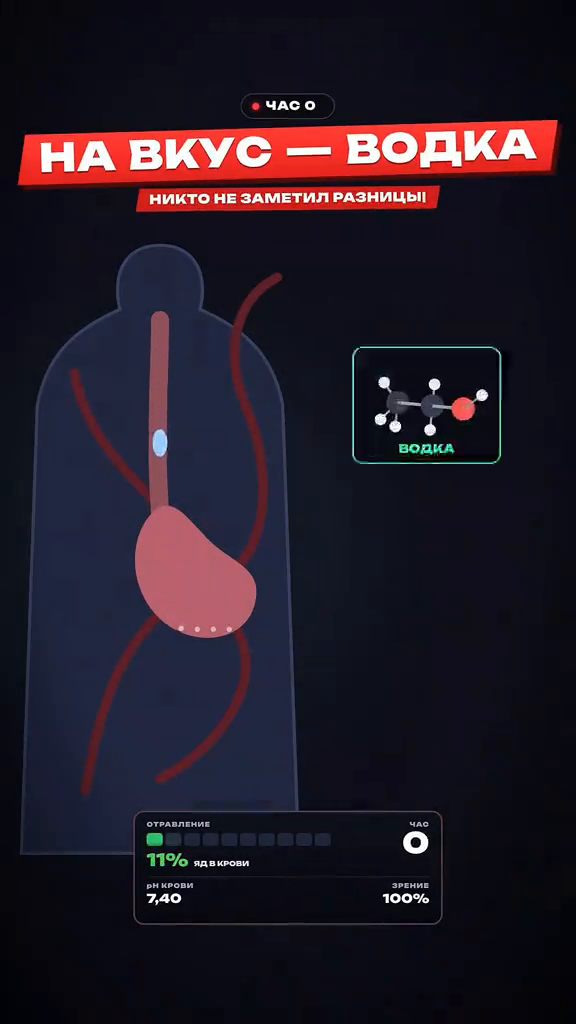
#> input picture refs/ref_metanol_14s.png, 576 x 1024 px; its folder holds only this picture in this run
$ python -i engine.py   (imports and definitions only)
#> lines starting #> are read from the running program, lines starting #| are printed output that depends on the picture
### tools/sim/anatomy.py
"""Anatomical front-view figure. Body units: height = 1, x from midline
(+x = viewer's right = patient's LEFT), y from top of head down."""
import math
import numpy as np
from PIL import Image, ImageDraw


def catmull(pts, closed=True, n=10):
#> called with closed = True, n = 8
    P = list(pts)
    m = len(P)
    out = []
    rng = range(m) if closed else range(m - 1)
    for i in rng:
        p0 = P[(i - 1) % m] if closed else P[max(i - 1, 0)]
        p1 = P[i]
        p2 = P[(i + 1) % m] if closed else P[min(i + 1, m - 1)]
        p3 = P[(i + 2) % m] if closed else P[min(i + 2, m - 1)]
        for k in range(n):
            t = k / n
            t2, t3 = t * t, t * t * t
            x = 0.5 * ((2 * p1[0]) + (-p0[0] + p2[0]) * t + (2 * p0[0] - 5 * p1[0] + 4 * p2[0] - p3[0]) * t2 + (-p0[0] + 3 * p1[0] - 3 * p2[0] + p3[0]) * t3)
            y = 0.5 * ((2 * p1[1]) + (-p0[1] + p2[1]) * t + (2 * p0[1] - 5 * p1[1] + 4 * p2[1] - p3[1]) * t2 + (-p0[1] + 3 * p1[1] - 3 * p2[1] + p3[1]) * t3)
            out.append((x, y))
    if not closed:
        out.append(P[-1])
    return out


def box(a, b):
    return (min(a[0], b[0]), min(a[1], b[1]), max(a[0], b[0]), max(a[1], b[1]))


def mirror(pts):
    return [(-x, y) for x, y in pts]


def limb_poly(center, widths, n=8):
#> called with n = 8
    c = catmull(center, closed=False, n=n)
    wc = []
    seg = len(center) - 1
    for i in range(len(c)):
        f = i / (len(c) - 1) * seg
        k = min(int(f), seg - 1)
        r = f - k
        wc.append(widths[k] * (1 - r) + widths[k + 1] * r)
    left, right = [], []
    for i, (x, y) in enumerate(c):
        a = c[max(i - 1, 0)]
        b = c[min(i + 1, len(c) - 1)]
        dx, dy = b[0] - a[0], b[1] - a[1]
        L = math.hypot(dx, dy) or 1
        nx, ny = -dy / L, dx / L
        h = wc[i] / 2
        left.append((x + nx * h, y + ny * h))
        right.append((x - nx * h, y - ny * h))
    tip = c[-1]
    return left + [tip] + right[::-1], c


# ---------------- silhouette ----------------
HEAD_R = [(0.0, 0.0), (0.026, 0.006), (0.042, 0.022), (0.047, 0.05), (0.045, 0.08), (0.039, 0.10),
          (0.030, 0.118), (0.016, 0.130), (0.0, 0.134)]
HEAD = catmull(HEAD_R[:-1] + [(0.0, 0.134)] + mirror(HEAD_R[1:-1])[::-1], n=8)
EARS = [(-0.049, 0.072, 0.007, 0.016), (0.049, 0.072, 0.007, 0.016)]
NECK = [(-0.026, 0.115), (0.026, 0.115), (0.029, 0.17), (-0.029, 0.17)]

TORSO_R = [(0.029, 0.162), (0.066, 0.173), (0.100, 0.182), (0.118, 0.198), (0.112, 0.232),
           (0.098, 0.248), (0.097, 0.28), (0.089, 0.33), (0.082, 0.37), (0.086, 0.41),
           (0.097, 0.455), (0.099, 0.497), (0.03, 0.512)]
TORSO = catmull(TORSO_R + [(0.0, 0.516)] + mirror(TORSO_R)[::-1], n=6)

ARM_C = [(0.112, 0.196), (0.128, 0.262), (0.145, 0.362), (0.160, 0.42), (0.176, 0.484), (0.183, 0.53), (0.188, 0.578)]
ARM_W = [0.050, 0.044, 0.034, 0.036, 0.025, 0.034, 0.024]
LEG_C = [(0.052, 0.49), (0.055, 0.60), (0.050, 0.72), (0.047, 0.80), (0.042, 0.955), (0.050, 0.995)]
LEG_W = [0.090, 0.070, 0.046, 0.052, 0.028, 0.034]
ARM_R, ARM_RC = limb_poly(ARM_C, ARM_W)
LEG_R, LEG_RC = limb_poly(LEG_C, LEG_W)
ARM_L, LEG_L = mirror(ARM_R), mirror(LEG_R)

# ---------------- skeleton hints ----------------
CLAV_R = [(0.010, 0.190), (0.050, 0.186), (0.085, 0.180), (0.108, 0.184)]
RIBS = []
for i in range(10):
    y0 = 0.200 + i * 0.0105
    sx = 0.013 if i < 7 else 0.013 + (i - 6) * 0.012
    sy = y0 if i < 7 else 0.305 + (i - 7) * 0.012
    RIBS.append([(sx, sy), (0.05, y0 + 0.006 + i * 0.0012), (0.080, y0 + 0.02 + i * 0.002), (0.089, y0 + 0.045 + i * 0.002)])
STERNUM = [(-0.008, 0.192), (0.008, 0.192), (0.007, 0.300), (0.0, 0.308), (-0.007, 0.300)]
PELVIS_R = [(0.012, 0.495), (0.035, 0.47), (0.065, 0.435), (0.085, 0.425), (0.090, 0.45), (0.072, 0.48), (0.055, 0.50), (0.030, 0.505)]

# ---------------- organs ----------------
BRAIN = catmull([(0.0, 0.010), (0.025, 0.014), (0.039, 0.030), (0.042, 0.055), (0.036, 0.080), (0.020, 0.088),
                 (0.0, 0.085), (-0.020, 0.088), (-0.036, 0.080), (-0.042, 0.055), (-0.039, 0.030), (-0.025, 0.014)], n=8)
LUNG_R = catmull([(-0.030, 0.170), (-0.018, 0.178), (-0.012, 0.20), (-0.010, 0.24), (-0.013, 0.28), (-0.021, 0.305),
                  (-0.042, 0.312), (-0.062, 0.322), (-0.079, 0.337), (-0.087, 0.343), (-0.089, 0.31), (-0.088, 0.27),
                  (-0.083, 0.23), (-0.071, 0.198), (-0.052, 0.178)], n=6)
LUNG_L = catmull([(0.030, 0.172), (0.018, 0.180), (0.013, 0.20), (0.012, 0.235), (0.022, 0.255), (0.038, 0.272),
                  (0.046, 0.292), (0.041, 0.306), (0.052, 0.320), (0.069, 0.333), (0.085, 0.350), (0.089, 0.31),
                  (0.088, 0.27), (0.083, 0.23), (0.071, 0.198), (0.052, 0.18)], n=6)
FISSURES = [[(-0.013, 0.255), (-0.05, 0.257), (-0.087, 0.262)],
            [(-0.040, 0.312), (-0.065, 0.29), (-0.088, 0.268)],
            [(0.045, 0.316), (0.068, 0.29), (0.088, 0.262)]]
HEART = catmull([(-0.016, 0.244), (-0.021, 0.265), (-0.019, 0.290), (-0.008, 0.301), (0.015, 0.306),
                 (0.036, 0.311), (0.053, 0.313), (0.051, 0.294), (0.043, 0.270), (0.031, 0.250),
                 (0.017, 0.240), (0.002, 0.237)], n=6)
HEART_C = (0.016, 0.276)
LIVER = catmull([(-0.088, 0.332), (-0.071, 0.317), (-0.041, 0.311), (-0.010, 0.308), (0.020, 0.309), (0.045, 0.316),
                 (0.050, 0.325), (0.022, 0.336), (-0.010, 0.347), (-0.040, 0.358), (-0.070, 0.370), (-0.087, 0.366)], n=6)
GALL = (-0.042, 0.353, 0.008, 0.012)
STOMACH = catmull([(0.030, 0.320), (0.055, 0.316), (0.073, 0.327), (0.076, 0.346), (0.069, 0.369), (0.051, 0.386),
                   (0.026, 0.391), (0.006, 0.384), (-0.009, 0.372), (0.002, 0.364), (0.020, 0.372),
                   (0.040, 0.369), (0.050, 0.355), (0.048, 0.338), (0.036, 0.330)], n=6)
SPLEEN = (0.080, 0.338, 0.010, 0.020)
KIDNEYS = [(-0.036, 0.398, 0.012, 0.019), (0.036, 0.388, 0.012, 0.019)]
COLON = [(-0.048, 0.468), (-0.060, 0.445), (-0.063, 0.405), (-0.055, 0.388), (-0.030, 0.392), (0.0, 0.402),
         (0.030, 0.394), (0.062, 0.374), (0.068, 0.40), (0.066, 0.455), (0.045, 0.476), (0.015, 0.484), (0.002, 0.497)]
SMALL_INT = catmull([(-0.045, 0.405), (0.0, 0.410), (0.052, 0.402), (0.055, 0.445), (0.040, 0.468),
                     (0.0, 0.474), (-0.040, 0.462), (-0.050, 0.435)], n=6)
BLADDER = (0.0, 0.492, 0.016, 0.011)
SI_PATH = []
_rows = 6
for _i in range(_rows):
    _y = 0.414 + _i * 0.0105
    _xs = [-0.040, -0.020, 0.0, 0.020, 0.042]
    if _i % 2:
        _xs = _xs[::-1]
    for _j, _x in enumerate(_xs):
        SI_PATH.append((_x + 0.003 * math.sin(_i * 2 + _j), _y + 0.003 * math.sin(_j * 1.9 + _i)))


# [11 lines left out: function tube, not called in this run]

TRACHEA = [(0.0, 0.142), (0.0, 0.228)]
BRONCHI = [[(0.0, 0.228), (-0.028, 0.247)], [(0.0, 0.228), (0.030, 0.244)]]

# vessels (arteries red, veins blue); limb flags for vasoconstriction
AORTA = [(0.000, 0.242), (-0.002, 0.224), (0.003, 0.212), (0.013, 0.209), (0.019, 0.218), (0.018, 0.240), (0.015, 0.30), (0.011, 0.37), (0.007, 0.432)]
BRACHIO = [(0.004, 0.212), (-0.008, 0.196), (-0.014, 0.185)]
VCAVA = [(-0.013, 0.200), (-0.014, 0.244)]
CAROTIDS = [[(0.010, 0.212), (0.016, 0.17), (0.020, 0.12)], [(0.006, 0.212), (-0.016, 0.17), (-0.020, 0.12)]]
ILIAC_R = [(0.006, 0.432), (0.035, 0.47), (0.052, 0.51), (0.050, 0.62), (0.042, 0.72), (0.044, 0.80), (0.040, 0.95)]
ILIAC_L = mirror(ILIAC_R)
ARM_ART_R = [(0.014, 0.208), (0.06, 0.196), (0.110, 0.205), (0.128, 0.27), (0.143, 0.362), (0.158, 0.42), (0.172, 0.484), (0.180, 0.53)]
ARM_ART_L = mirror(ARM_ART_R)
ARM_ART_L[0] = (0.006, 0.212)
ARM_VEIN_R = [(0.115, 0.215), (0.134, 0.28), (0.152, 0.362), (0.168, 0.42), (0.182, 0.484)]
ARM_VEIN_L = mirror(ARM_VEIN_R)
LEG_VEIN_R = [(0.060, 0.52), (0.062, 0.62), (0.054, 0.72), (0.052, 0.80), (0.046, 0.95)]
LEG_VEIN_L = mirror(LEG_VEIN_R)

WARM = np.array([238, 104, 76], np.float32)
MID = np.array([196, 140, 196], np.float32)
COLD = np.array([70, 150, 240], np.float32)


# [7 lines left out: function thermal, not called in this run]


def mixc(a, b, k):
    return tuple(int(a[i] * (1 - k) + b[i] * k) for i in range(3))


def scale_pts(pts, cx, cy, sx, sy):
    return [(cx + (x - cx) * sx, cy + (y - cy) * sy) for x, y in pts]


# [163 lines left out: function draw_figure, not called in this run]

### tools/sim/base.py
"""Shared drawing helpers for the body-simulation videos (fonts, easing, HUD text, anatomy figure, faces, lighting)."""
import sys, math, subprocess
import numpy as np
from PIL import Image, ImageDraw, ImageFont, ImageFilter

import os
HERE = os.path.dirname(os.path.abspath(__file__))
sys.path.insert(0, HERE)
import anatomy as A
import pose as PZ

W, H, FPS, SS = 1080, 1920, 30, 2
T_END = 69.0
FD = os.path.join(HERE, "fonts") + "/"


def F(name, size):
    return ImageFont.truetype(FD + f"Inter-{name}.otf", size)


WHITE = (244, 244, 248)
GREY = (150, 156, 170)
TEAL = (90, 225, 200)
AMBER = (255, 186, 80)
RED = (255, 72, 72)
SAFE_TOP, SAFE_RIGHT, CX = 170, 940, 500


def ease(x):
    x = max(0.0, min(1.0, x))
    return 1 - (1 - x) ** 3


def smooth(x):
    x = max(0.0, min(1.0, x))
    return x * x * (3 - 2 * x)


def lerp(a, b, k):
    return a + (b - a) * k


# [7 lines left out: function pw, not called in this run]


def mixc(a, b, k):
    k = max(0.0, min(1.0, k))
    return tuple(int(a[i] * (1 - k) + b[i] * k) for i in range(3))


# [6 lines left out: function plural, not called in this run]


def vgrad(top_a, bottom_a, y0, y1, col=(0, 0, 0)):
    arr = np.zeros((H, W, 4), np.uint8)
    yy = np.arange(H)[:, None]
    a = np.clip((yy - y0) / max(y1 - y0, 1), 0, 1)
    arr[..., 0], arr[..., 1], arr[..., 2] = col
    arr[..., 3] = np.broadcast_to(top_a * (1 - a) + bottom_a * a, (H, W)).astype(np.uint8)
    return Image.fromarray(arr, "RGBA")


TOP_SH = vgrad(215, 0, 470, 580)
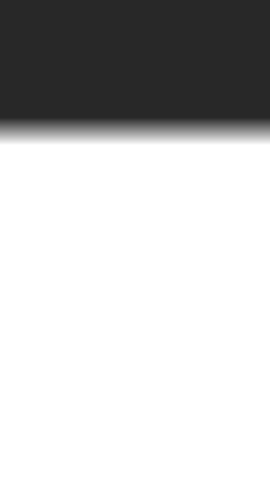
#> TOP_SH: PIL image 1080x1920 RGBA (shown at 1/4 size); mean R, G, B, A 0, 0, 0, 58.8; transparent parts drawn white
BOT_SH = vgrad(0, 215, 1330, 1460)
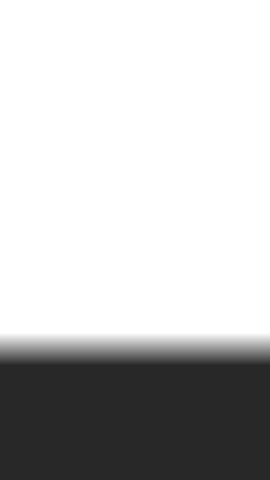
#> BOT_SH: PIL image 1080x1920 RGBA (shown at 1/4 size); mean R, G, B, A 0, 0, 0, 58.7; transparent parts drawn white
HDRF = F("Medium", 22)
TIMERF = F("Black", 66)
TITLE = F("ExtraBold", 40)
SUBF = F("Medium", 27)
NUMF = F("Bold", 24)
SMALL = F("Medium", 23)
LBLF = F("SemiBold", 24)
VALF = F("Bold", 25)
PULSEF = F("Black", 60)
BIG = F("Black", 150)
QF = F("SemiBold", 40)
HEADER = "СИМУЛЯЦИЯ · ОТКРЫТЫЙ КОСМОС"


# [23 lines left out: functions wrap_lines, ctext, not called in this run]


# ---------------- background: dark + red veins ----------------
def make_veins():
    img = Image.new("RGBA", (W, H), (0, 0, 0, 0))
#> img: PIL image 1080x1920 RGBA; every value is 0
    d = ImageDraw.Draw(img)
    rr = np.random.default_rng(42)

    def branch(x, y, ang, ln, w, depth):
        if depth == 0 or ln < 8:
            return
        x2, y2 = x + ln * math.cos(ang), y + ln * math.sin(ang)
        d.line((x, y, x2, y2), fill=(150, 20, 30, 150), width=max(1, int(w)))
        branch(x2, y2, ang + rr.uniform(-0.5, 0.5), ln * rr.uniform(0.7, 0.92), w * 0.8, depth - 1)
        if rr.random() < 0.5:
            branch(x2, y2, ang + rr.choice([-1, 1]) * rr.uniform(0.5, 1.1), ln * 0.6, w * 0.6, depth - 2)
    for k in range(14):
        side = k % 4
        if side == 0:
            x, y, a = 0, rr.uniform(0, H), rr.uniform(-0.5, 0.5)
        elif side == 1:
            x, y, a = W, rr.uniform(0, H), math.pi + rr.uniform(-0.5, 0.5)
        elif side == 2:
            x, y, a = rr.uniform(0, W), H, -math.pi / 2 + rr.uniform(-0.5, 0.5)
        else:
            x, y, a = rr.uniform(0, W), 0, math.pi / 2 + rr.uniform(-0.5, 0.5)
        branch(x, y, a, rr.uniform(60, 110), 6, 9)
    return img.filter(ImageFilter.GaussianBlur(1.2))
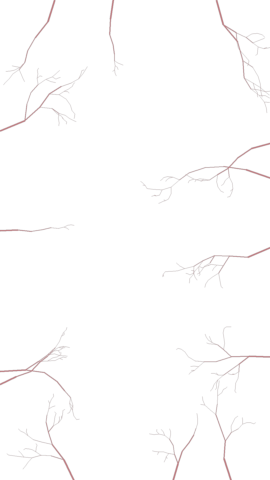
#> returned value: PIL image 1080x1920 RGBA (shown at 1/4 size); mean R, G, B, A 1.8, 0.2, 0.4, 1.8; transparent parts drawn white


VEINS = make_veins()


# [11 lines left out: function vig_layer, not called in this run]


_vig = {}


# [17 lines left out: function dark_bg, not called in this run]


# ---------------- person drawing ----------------
SKIN0 = (232, 186, 156)
HAIR = (60, 44, 34)
BRAIN_F = A.scale_pts(A.BRAIN, 0.0, 0.008, 0.93, 0.66)


# [226 lines left out: functions head_fn, draw_face, person, mkT0, not called in this run]


def big(t_img):
    return t_img.convert("RGB").resize((W, H), Image.LANCZOS).convert("RGBA")


def xray_base(t, red):
    bg = dark_bg(t, red).resize((W * SS, H * SS))
    return bg


# [32 lines left out: functions labels_block, speech, ImageChops_offset, not called in this run]


# ---------------- lighting helpers ----------------
_rad = {}


# [21 lines left out: functions radial, light, not called in this run]


def flicker(t, base=1.0):
    n = 0.5 + 0.5 * math.sin(t * 37) * math.sin(t * 23.3)
    return base * (0.88 + 0.12 * n)

### tools/sim/engine.py
"""Shot-based engine for the «что будет с телом, если…» simulation videos.

A video is described by a spec file (see ../../videos/*/spec.py and STYLE.md).
Usage:
    python engine.py check  <spec.py> [t1,t2,...]   -> contact sheet next to the spec (sheet.png)
    python engine.py render <spec.py>               -> <slug>.mp4 next to the spec (video + sound)
    python engine.py part   <spec.py> <t0> <t1> <out.mp4>   (internal)
"""
import os, sys, math, subprocess, importlib.util
HERE = os.path.dirname(os.path.abspath(__file__))
sys.path.insert(0, HERE)
from base import *          # noqa: F401,F403
import base as B
import style2 as S2

YEL = (255, 206, 60)
TAGRED = (210, 40, 46)
S = {}            # the loaded spec
SHOTS = []
HRv = PHASE = None
N = 0
T_END = 60.0
SPEC_MOD = None


# ======================================================================
# spec loading / timeline
# ======================================================================
# [31 lines left out: function load, not called in this run]


def shot_at(t):
    for i, s in enumerate(SHOTS):
        if s["t0"] <= t < s["t1"]:
            return i, s
    return len(SHOTS) - 1, SHOTS[-1]


# [11 lines left out: functions shot_named, phase_at, not called in this run]


def hr_at(t):
    return HRv[min(int(max(t, 0) * FPS), N - 1)]


# [77 lines left out: functions ecg_at, beat_pulse, val, grad, blur_layer, text_pop and 2 more, not called in this run]


# ======================================================================
# scene presets (drawn at SS scale)
# ======================================================================
def P(x, y):
    return (x * SS, y * SS)


# [649 lines left out: functions bg_preset, bg_style2, draw_props, overlay_effects, cam_of, T0_for and 10 more, not called in this run]


KINDS = {"hook": lambda t, u, sh: S2.shot_hook(sys.modules[__name__], t, u, sh),
         "eye": lambda t, u, sh: S2.shot_eye(sys.modules[__name__], t, u, sh),
         "phone": lambda t, u, sh: S2.shot_phone(sys.modules[__name__], t, u, sh),
         "flasks": lambda t, u, sh: S2.shot_flasks(sys.modules[__name__], t, u, sh),
         "fact": lambda t, u, sh: S2.shot_fact(sys.modules[__name__], t, u, sh),
         "scene": shot_scene, "face": shot_face, "xray": shot_xray, "micro": shot_micro, "bignum": shot_bignum,
         "flat": shot_flat, "black": shot_black, "myth": shot_myth, "facts": shot_facts}
NO_HUD = ("black", "facts", "myth", "loop")


# ======================================================================
# HUD
# ======================================================================
# [180 lines left out: functions stat_now, hud, render_shot, hud2, render2, not called in this run]


TOP_SH2 = B.vgrad(150, 0, 0, 520)
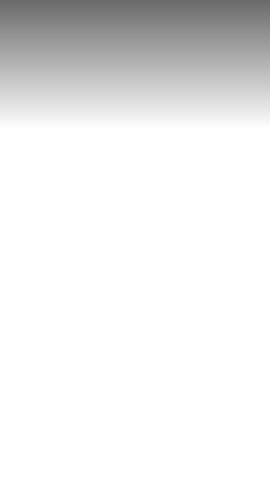
#> TOP_SH2: PIL image 1080x1920 RGBA (shown at 1/4 size); mean R, G, B, A 0, 0, 0, 20.2; transparent parts drawn white


def render(i):
    if S.get("style") == 2:
        return render2(i)
    t = i / FPS
    si, sh = shot_at(t)
    t0, t1, kind = sh["t0"], sh["t1"], sh["kind"]
    if kind == "loop":
        k = smooth((t - t0) / (t1 - t0 - 0.2))
        a = shot_facts(t, 1.0).convert("RGB")
        s0 = SHOTS[0]
        tt = t - t0
        img = render_shot(tt, s0)
        img.alpha_composite(TOP_SH)
        b = hud(img, tt, 0, s0).convert("RGB")
        return Image.blend(a, b, k)
    img = render_shot(t, sh)
    if img.size != (W, H):
        img = img.resize((W, H))
    k = 1 - ease((t - t0) / 0.28)
    if k > 0.01 and si > 0:
        z = 1 + 0.08 * k
        w2, h2 = int(W * z), int(H * z)
        img = img.resize((w2, h2), Image.BILINEAR).crop(((w2 - W) // 2, (h2 - H) // 2, (w2 - W) // 2 + W, (h2 - H) // 2 + H))
    u = (t - t0) / (t1 - t0)
    shk = val(sh.get("shake", 0), u)
    for hit in sh.get("hits", []):          # (time in shot, strength)
        tr = t - (t0 + hit[0])
        if 0 <= tr < 1.0:
            shk += hit[1] * (1 - smooth(tr / 1.0))
    if shk > 0.05:
        dx, dy = int(14 * shk * math.sin(t * 61)), int(14 * shk * math.cos(t * 53))
        img = ImageChops_offset(img, dx, dy)
    rl = sh.get("red", 0.0)
    if rl > 0:
        img.alpha_composite(vig_layer((170, 10, 20), min(1.0, rl * (0.45 + 0.35 * beat_pulse(t)))))
    if kind not in ("facts",):
        img.alpha_composite(TOP_SH)
    img = hud(img, t, si, sh)
    if t - t0 < 0.07 and si > 0 and kind not in ("facts", "black"):
        img.alpha_composite(Image.new("RGBA", (W, H), (255, 255, 255, int(170 * (1 - (t - t0) / 0.07)))))
    for hit in sh.get("hits", []):
        tr = t - (t0 + hit[0])
        if 0 <= tr < 0.1 and len(hit) > 2 and hit[2]:
            img.alpha_composite(Image.new("RGBA", (W, H), (255, 255, 255, int(220 * (1 - tr / 0.1)))))
    return img.convert("RGB")


# ======================================================================
# CLI
# ======================================================================
# [25 lines left out: functions render_part, contact_sheet, not called in this run]


# [35 lines not run here, left out]

>>> import cv2
>>> picture = cv2.imread('../../refs/ref_metanol_14s.png', cv2.IMREAD_GRAYSCALE)
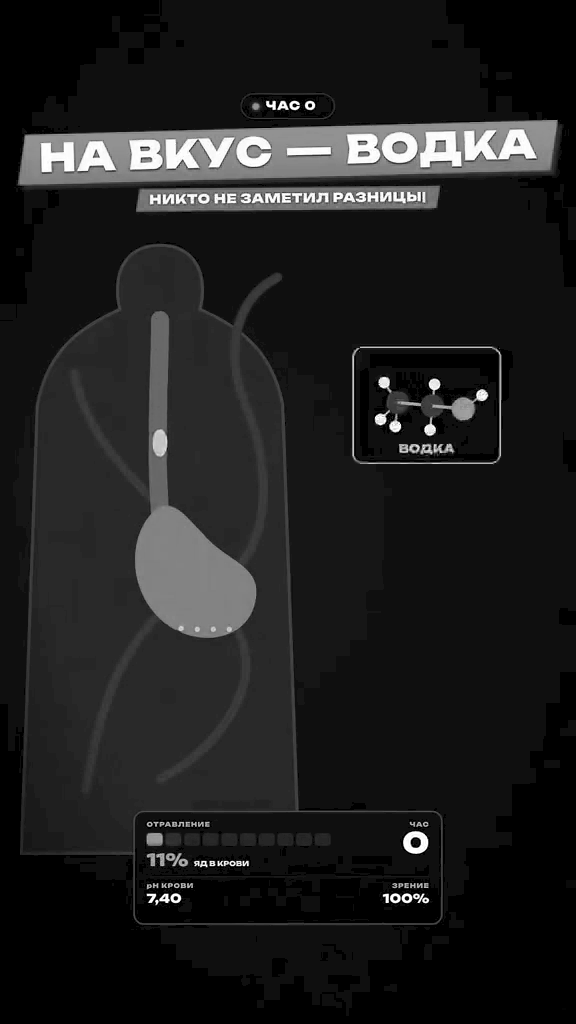
#> picture: shape (1024, 576); min 0, max 255, mean 30.6
>>> result = render(picture)
#> (the run stopped early here; a loop or call above may not have finished)

$ run again, on refs/ref_metanol_1s.png
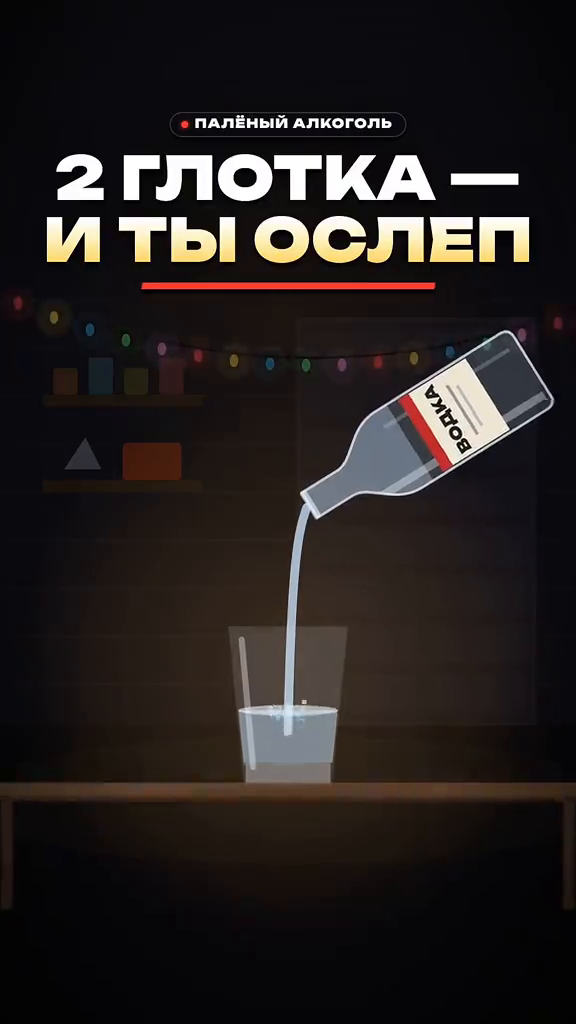
#> input picture refs/ref_metanol_1s.png, 576 x 1024 px
#> img: PIL image 1080x1920 RGBA; every value is 0
#> `picture = cv2.imread('../../refs/ref_metanol_14s.png', cv2.IMREAD_GRAY..`:
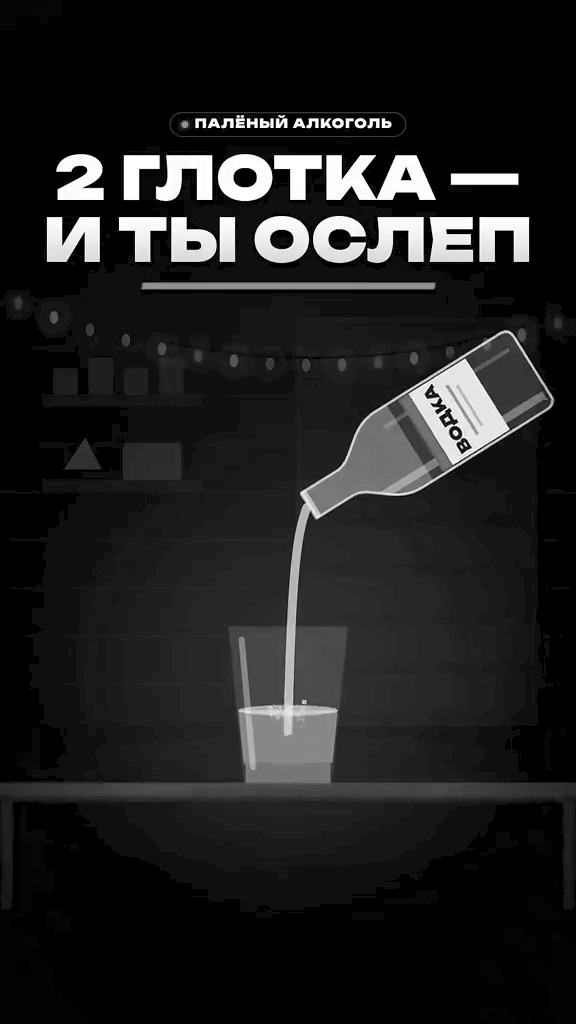
#> picture: shape (1024, 576); min 0, max 255, mean 31
